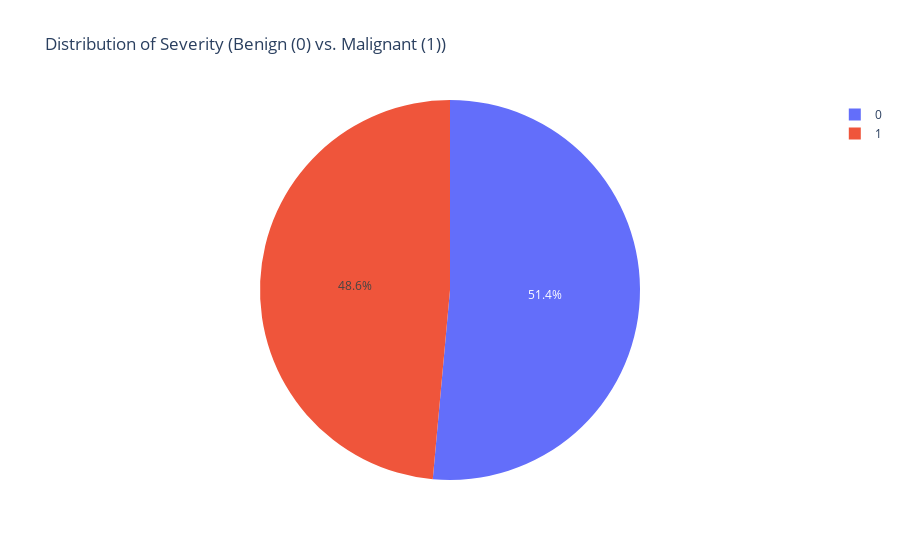
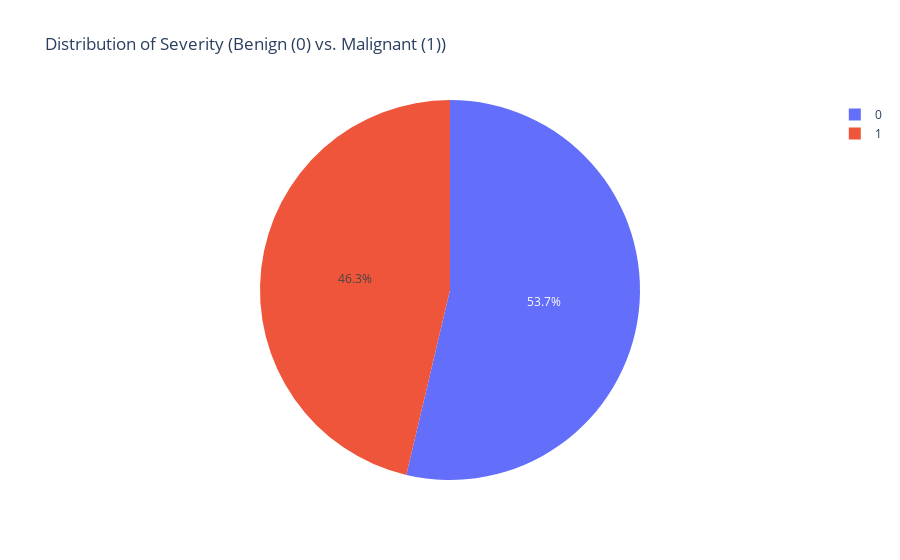

Notebook code for these charts, in order:
### Code cell
fig_scatter_normalized = pt.scatter(df_normalized, x='Age', y='Margin', color='Severity', color_continuous_scale='Portland',
                         title='Scatterplot of Age vs. Margin, Colored by Severity')
# fig_scatter_normalized.show()
# fig_scatter.show()

numerical_features = ['BA', 'Age', 'Shape', 'Margin', 'Density', 'Severity']
corr_matrix = df_normalized[numerical_features].corr()
fig_heatmap_normalized = pt.imshow(corr_matrix, text_auto=True,
                       title='Correlation Matrix Heatmap of Numerical Features')
# fig_heatmap_normalized.show()
# fig_heatmap.show()

severity_counts = df_normalized['Severity'].value_counts()
pie_df = pd.DataFrame({'Severity': severity_counts.index, 'Count': severity_counts.values})
fig_pie_normalized=pt.pie(pie_df, values='Count', names='Severity', title='Distribution of Severity (Benign (0) vs. Malignant (1))', labels={0: 'Benign', 1: 'Malignant'})
fig_pie_normalized.show()
fig_pie.show()

### Figure 1 — Plotly figure (JSON) as saved in the notebook; plotly's stock layout.template omitted (floating-point values rounded to 4 significant figures)
{"data": [{"domain": {"x": [0, 1], "y": [0, 1]}, "hovertemplate": "Severity=%{label}<br>Count=%{value}<extra></extra>", "labels": [0, 1], "legendgroup": "", "name": "", "showlegend": true, "type": "pie", "values": [427, 403]}], "layout": {"autosize": true, "legend": {"tracegroupgap": 0}, "title": {"text": "Distribution of Severity (Benign (0) vs. Malignant (1))"}}}

### Figure 2 — Plotly figure (JSON) as saved in the notebook; plotly's stock layout.template omitted (floating-point values rounded to 4 significant figures)
{"data": [{"domain": {"x": [0, 1], "y": [0, 1]}, "hovertemplate": "Severity=%{label}<br>Count=%{value}<extra></extra>", "labels": [0, 1], "legendgroup": "", "name": "", "showlegend": true, "type": "pie", "values": [516, 445]}], "layout": {"autosize": true, "legend": {"tracegroupgap": 0}, "title": {"text": "Distribution of Severity (Benign (0) vs. Malignant (1))"}}}
